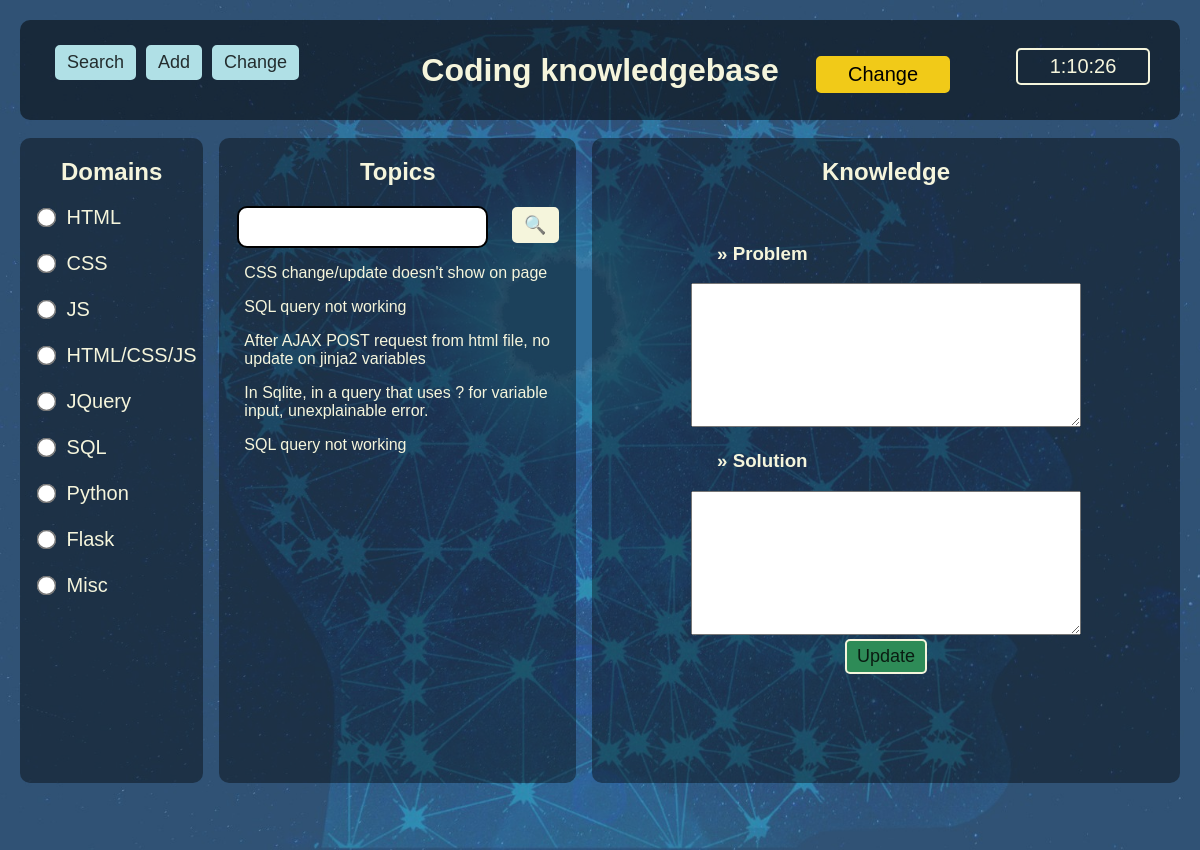
/change, run on an earlier commit of the app's database.
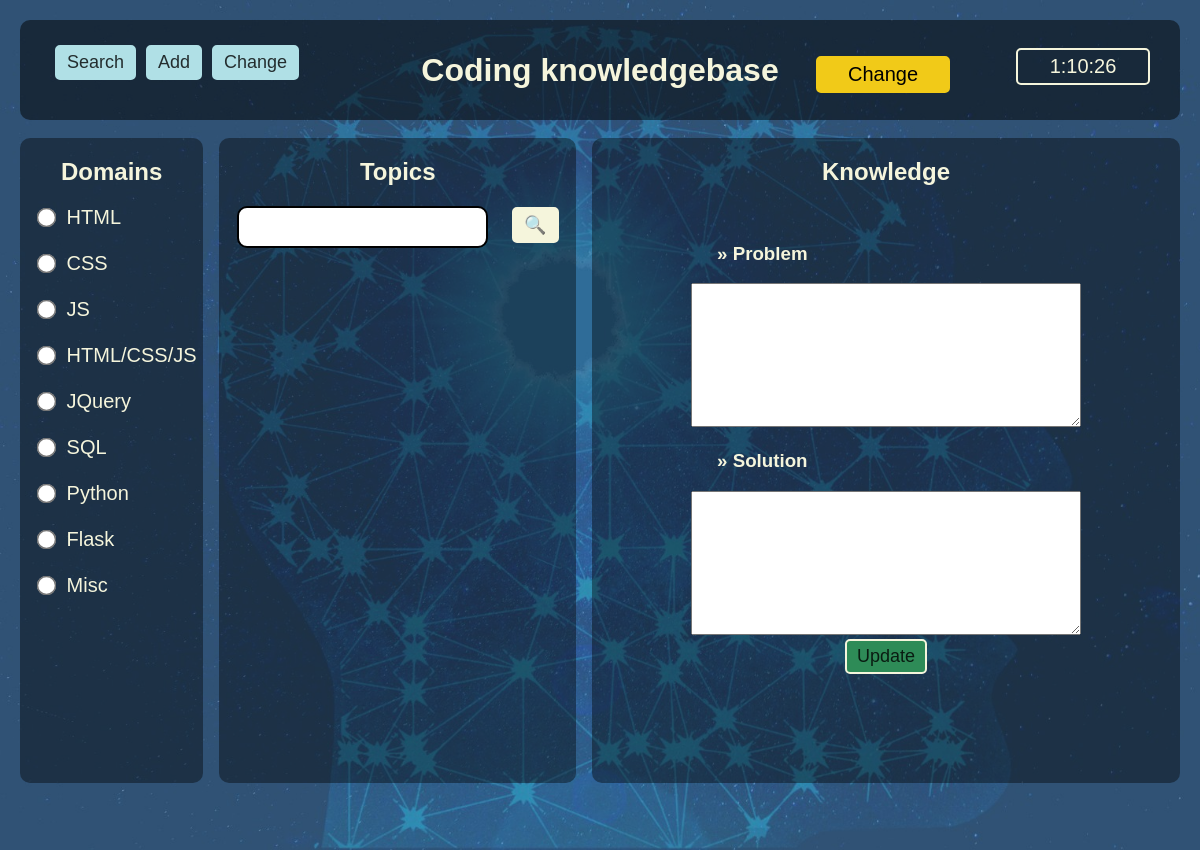
And on a later commit of the database.
### tables this page shows
CREATE TABLE domains (
                                        domain_id integer PRIMARY KEY,
                                        name text NOT NULL                                    
                                    );

CREATE TABLE topics (
                                        topic_id integer PRIMARY KEY,
                                        name text NOT NULL,
                                        domain int,
                                        foreign key(domain) references domains(domain_id)
                                    );

### flask_app.py (the view)
@app.route('/change',methods=['GET','POST'])
def change():
    domain_list = []
    domain_list = get_domains()
    topic_list = []
    topic_list = get_topics()
    problem = ""
    solution = ""
    if request.method == "POST":
        action = request.form["action"]
        print(">>>>> action:", action)
        if action == "click_topic": #als de $.ajax gebruikt is (een van de topics geklikt)
            print("*** TOPIC CLICKED !! ***")
            topic = request.form["topic"]
            topic_dict = get_1_topic(topic)
            problem = topic_dict["problem"]
            solution = topic_dict["solution"]
            domain = topic_dict["domain"]
            print('*1', domain)
            resp = make_response(render_template('change.html', domain_list=domain_list, topic_list=topic_list, problem=problem, solution=solution))
            resp.set_cookie('problem', problem)
            resp.set_cookie('solution',solution)
            resp.set_cookie('domain', domain)
        elif action == "update":
            domain = request.form["domain"]
            topic = request.form["topic"]
            problem = request.form["problem"]
            solution = request.form["solution"]
            change_knowledge(domain, topic, problem, solution)
            print("*2 action=", action)
            resp = make_response(render_template('change.html', domain_list=domain_list, topic_list=topic_list, problem=problem, solution=solution))
        else:
            resp = make_response(render_template('change.html', domain_list=domain_list, topic_list=topic_list, problem=problem, solution=solution))
    else:
        domain_list = get_domains()
        topic_list = get_topics()
        resp = make_response(render_template('change.html', domain_list=domain_list, topic_list=topic_list, problem=problem, solution=solution))
    return resp

### db.py (called while the page is built)
def connect_to_db(db_file):
    conn = None
    try:
        conn = sqlite3.connect(db_file)
        print("** Connection established")
        return conn
    except Error as e:
        print(e)
    return conn

def get_domains():
    database = "knowledge.db"
    conn = connect_to_db(database)
    c = conn.cursor()
    query = '''select name from domains'''
    c.execute(query)
    data = c.fetchall()
    output = []
    for d in data:
        output.append(d[0])
    return output

def get_topics():
    database = "knowledge.db"
    conn = connect_to_db(database)
    c = conn.cursor()
    query = '''select name, domain from topics'''
    c.execute(query)
    data = c.fetchall()
    output = []
    for d in data:
        output.append(d[0])
    return output

### templates/change.html (shortened to what this page needs)
<!DOCTYPE html>
<html lang="en">
<head>
    <link rel="stylesheet" href="/static/style.css">
</head>
<body onload="startTime()">
    <div class="container">
        <div class="top">
            <div class="top-menu">
                <a href="/"><button class="top_btn">Search</button></a>
                <a href="/new"><button class="top_btn">Add</button></a>
                <a href="/change"><button class="top_btn">Change</button></a>
            </div>
            <h1>Coding knowledgebase</h1>
            <div id="change_warning">Change</div>
            <div id="clock"></div>
        </div>
        <div class="main">
                <div id="index1">
                    <h2>Domains</h2>
                <form class="domain_form_new">
                    {% for domain in domain_list %}
                        <input type="radio" id="{{domain}}" name="domain" class="domain_radio" value="{{domain}}" required>
                        <label  class="domain_radio" for="{{domain}}">{{domain}}</label><br><br>
                    {% endfor %}
                </form>
                </div>
                <div id="index2">
                    <h2>Topics</h2>
                    <form method="POST" action="">
                    <input name="search_str" class="topic_search" type="text">
                    <button type="submit" name="action" value="search" class="search_btn">&#x1F50D;</button>
                    </form>
                    <div class="topic_list">
                        {% for topic in topic_list %}
                            <p class="topic">{{topic}}</p>
                        {% endfor %}
                    </div>
                </div>
                <div id="knowledge">
                    <h2>Knowledge</h2>
                    <br>
                    <h3 class="left pad10vw">&#187; Problem</h3>
                    <textarea id="problem_input" class="problem_area" rows="6" cols="80" required></textarea>
                    <br>
                    <h3 class="left pad10vw">&#187; Solution</h3>
                    <textarea id="solution_input" class="solution_area" rows="6" cols="80" required></textarea>
                    <br>
                    <button class="submit_btn">Update</button>
                </div>
        </div>
    </div>
</body>
</html>

What changed in the data, as far as the page shows it:
removed topics: name "CSS change/update doesn't show on page"
removed topics: name "SQL query not working"
removed topics: name "After AJAX POST request from html file, no update on jinja2 variables"
removed topics: name "In Sqlite, in a query that uses ? for variable input, unexplainable error."
removed topics: name "SQL query not working"
